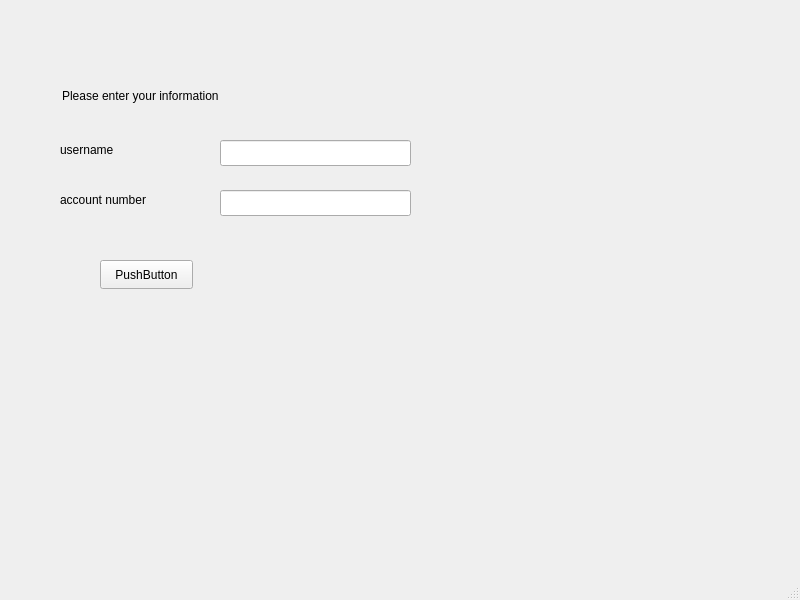
<?xml version="1.0" encoding="UTF-8"?>
<ui version="4.0">
 <class>Login</class>
 <widget class="QMainWindow" name="Login">
  <property name="geometry">
   <rect>
    <x>0</x>
    <y>0</y>
    <width>800</width>
    <height>600</height>
   </rect>
  </property>
  <property name="windowTitle">
   <string>Login</string>
  </property>
  <widget class="QWidget" name="centralwidget">
   <widget class="QLabel" name="label">
    <property name="geometry">
     <rect>
      <x>62</x>
      <y>80</y>
      <width>271</width>
      <height>31</height>
     </rect>
    </property>
    <property name="text">
     <string>Please enter your information</string>
    </property>
   </widget>
   <widget class="QLabel" name="label_2">
    <property name="geometry">
     <rect>
      <x>60</x>
      <y>140</y>
      <width>63</width>
      <height>20</height>
     </rect>
    </property>
    <property name="text">
     <string>username</string>
    </property>
   </widget>
   <widget class="QLabel" name="label_3">
    <property name="geometry">
     <rect>
      <x>60</x>
      <y>190</y>
      <width>151</width>
      <height>20</height>
     </rect>
    </property>
    <property name="text">
     <string>account number</string>
    </property>
   </widget>
   <widget class="QLineEdit" name="username">
    <property name="geometry">
     <rect>
      <x>220</x>
      <y>140</y>
      <width>191</width>
      <height>26</height>
     </rect>
    </property>
   </widget>
   <widget class="QLineEdit" name="accountnumber">
    <property name="geometry">
     <rect>
      <x>220</x>
      <y>190</y>
      <width>191</width>
      <height>26</height>
     </rect>
    </property>
   </widget>
   <widget class="QPushButton" name="loginbutton">
    <property name="geometry">
     <rect>
      <x>100</x>
      <y>260</y>
      <width>93</width>
      <height>29</height>
     </rect>
    </property>
    <property name="text">
     <string>PushButton</string>
    </property>
   </widget>
  </widget>
  <widget class="QStatusBar" name="statusbar"/>
 </widget>
 <resources/>
 <connections/>
</ui>
